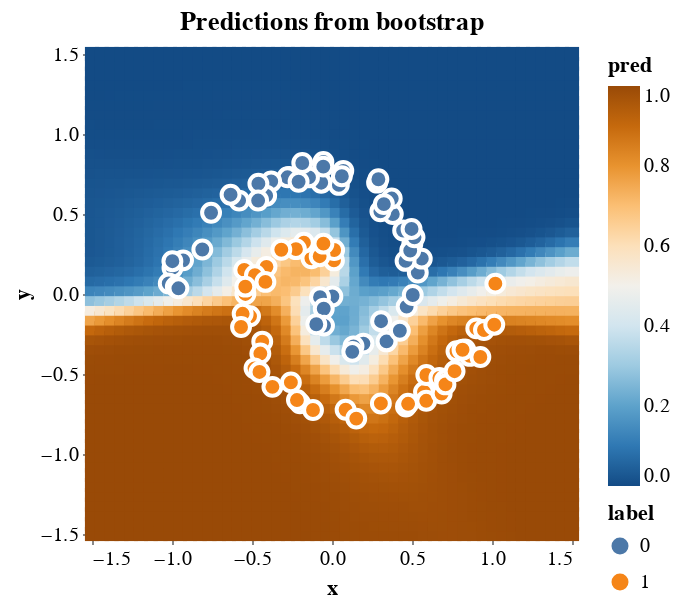

The notebook cell this image was saved under:
### Code cell
# ensemble predictions across our models
batched_probs = jnp.exp(batched_preds)
bootstrapped_probs = jnp.mean(batched_probs, axis=0)

data = {'x': xs[:, 0], 'y': xs[:, 1], 'pred': bootstrapped_probs[:, 1]}
df = pd.DataFrame(data)
ensemble_chart = alt.Chart(df, width=240, height=240, title="Predictions from bootstrap").mark_square(size=50, opacity=1).encode(
    x=spirals_x_axis, 
    y=spirals_y_axis,
    color=alt.Color('pred', scale=alt.Scale(scheme='blueorange', domain=[0, 1])),
)
chart = ensemble_chart + spiral_chart
chart.save('ensemble_mlp_pred.html')
chart

### Figure 1 — Vega-Lite specification as saved in the notebook (floating-point values rounded to 4 significant figures; data arrays with more than 128 entries replaced by an {"elided": "..."} marker saying what was removed)
{"config": {"view": {"continuousWidth": 400, "continuousHeight": 300}}, "layer": [{"data": {"name": "data-a4e691efa28fce17b3892da2fa80c65d"}, "mark": {"type": "square", "opacity": 1, "size": 50}, "encoding": {"color": {"type": "quantitative", "field": "pred", "scale": {"domain": [0, 1], "scheme": "blueorange"}}, "x": {"type": "quantitative", "field": "x", "scale": {"domain": [-1.5, 1.5], "nice": false}}, "y": {"type": "quantitative", "field": "y", "scale": {"domain": [-1.5, 1.5], "nice": false}}}, "height": 240, "title": "Predictions from bootstrap", "width": 240}, {"data": {"name": "data-5fdea6c1eead105d9c5e9da2514b0009"}, "mark": {"type": "circle", "opacity": 1, "size": 80, "stroke": "white"}, "encoding": {"color": {"type": "nominal", "field": "label"}, "x": {"type": "quantitative", "field": "x", "scale": {"domain": [-1.5, 1.5], "nice": false}}, "y": {"type": "quantitative", "field": "y", "scale": {"domain": [-1.5, 1.5], "nice": false}}}, "height": 300, "width": 350}], "$schema": "https://vega.github.io/schema/vega-lite/v4.8.1.json", "datasets": {"data-a4e691efa28fce17b3892da2fa80c65d": {"elided": "2500 records"}, "data-5fdea6c1eead105d9c5e9da2514b0009": [{"x": 0.002378, "y": -0.01577, "label": 0}, {"x": -0.07485, "y": -0.01981, "label": 0}, {"x": -0.05156, "y": -0.0922, "label": 0}, {"x": -0.04986, "y": -0.1976, "label": 0}, {"x": -0.09814, "y": -0.189, "label": 0}, {"x": 0.0122, "y": 0.21, "label": 1}, {"x": 0.01347, "y": 0.275, "label": 1}, {"x": -0.1288, "y": 0.223, "label": 1}, {"x": -0.07715, "y": 0.2363, "label": 1}, {"x": 0.1964, "y": -0.31, "label": 0}, {"x": -0.05356, "y": 0.3146, "label": 1}, {"x": 0.1345, "y": -0.3272, "label": 0}, {"x": -0.1756, "y": 0.3209, "label": 1}, {"x": -0.2253, "y": 0.2804, "label": 1}, {"x": 0.1267, "y": -0.3615, "label": 0}, {"x": -0.3168, "y": 0.2765, "label": 1}, {"x": 0.3067, "y": -0.1701, "label": 0}, {"x": -0.4095, "y": 0.1697, "label": 1}, {"x": 0.3408, "y": -0.2962, "label": 0}, {"x": 0.4665, "y": -0.0786, "label": 0}, {"x": 0.4241, "y": -0.2295, "label": 0}, {"x": -0.5484, "y": 0.1507, "label": 1}, {"x": -0.4816, "y": 0.1175, "label": 1}, {"x": -0.4162, "y": 0.07546, "label": 1}, {"x": 0.5048, "y": -0.006206, "label": 0}, {"x": -0.5412, "y": 0.0002709, "label": 1}, {"x": -0.5418, "y": 0.04577, "label": 1}, {"x": 0.5362, "y": 0.1339, "label": 0}, {"x": 0.5611, "y": 0.2208, "label": 0}, {"x": -0.5123, "y": -0.1393, "label": 1}, {"x": -0.5585, "y": -0.1238, "label": 1}, {"x": -0.5685, "y": -0.2064, "label": 1}, {"x": 0.4598, "y": 0.2069, "label": 0}, {"x": 0.5018, "y": 0.3109, "label": 0}, {"x": -0.436, "y": -0.2974, "label": 1}, {"x": 0.4888, "y": 0.2715, "label": 0}, {"x": 0.5157, "y": 0.3547, "label": 0}, {"x": 0.4447, "y": 0.3967, "label": 0}, {"x": -0.4479, "y": -0.3723, "label": 1}, {"x": -0.4843, "y": -0.4647, "label": 1}, {"x": 0.4972, "y": 0.4066, "label": 0}, {"x": 0.38, "y": 0.4996, "label": 0}, {"x": -0.4533, "y": -0.4871, "label": 1}, {"x": -0.3725, "y": -0.5805, "label": 1}, {"x": 0.3734, "y": 0.5966, "label": 0}, {"x": 0.3023, "y": 0.5173, "label": 0}, {"x": 0.3242, "y": 0.562, "label": 0}, {"x": -0.257, "y": -0.5524, "label": 1}, {"x": 0.2817, "y": 0.6958, "label": 0}, {"x": 0.2899, "y": 0.7171, "label": 0}, {"x": -0.2001, "y": -0.6831, "label": 1}, {"x": -0.2191, "y": -0.6629, "label": 1}, {"x": 0.07056, "y": 0.7696, "label": 0}, {"x": 0.0428, "y": 0.6818, "label": 0}, {"x": -0.1187, "y": -0.7251, "label": 1}, {"x": 0.06157, "y": 0.7361, "label": 0}, {"x": -0.06746, "y": 0.6957, "label": 0}, {"x": -0.05375, "y": 0.8248, "label": 0}, {"x": -0.05446, "y": 0.7961, "label": 0}, {"x": 0.08508, "y": -0.7235, "label": 1}, {"x": -0.1439, "y": 0.7287, "label": 0}, {"x": 0.1517, "y": -0.7787, "label": 1}, {"x": -0.1858, "y": 0.8188, "label": 0}, {"x": -0.2667, "y": 0.7315, "label": 0}, {"x": -0.278, "y": 0.7294, "label": 0}, {"x": -0.2088, "y": 0.7018, "label": 0}, {"x": 0.3055, "y": -0.684, "label": 1}, {"x": -0.38, "y": 0.7038, "label": 0}, {"x": 0.4623, "y": -0.7037, "label": 1}, {"x": -0.4115, "y": 0.6143, "label": 0}, {"x": -0.4601, "y": 0.6895, "label": 0}, {"x": -0.4617, "y": 0.584, "label": 0}, {"x": 0.4757, "y": -0.6862, "label": 1}, {"x": -0.5805, "y": 0.5837, "label": 0}, {"x": 0.575, "y": -0.6117, "label": 1}, {"x": 0.5888, "y": -0.6674, "label": 1}, {"x": -0.634, "y": 0.6206, "label": 0}, {"x": 0.5896, "y": -0.5062, "label": 1}, {"x": 0.6852, "y": -0.622, "label": 1}, {"x": 0.6711, "y": -0.5249, "label": 1}, {"x": 0.7061, "y": -0.5407, "label": 1}, {"x": 0.7091, "y": -0.565, "label": 1}, {"x": -0.7558, "y": 0.5077, "label": 0}, {"x": 0.7661, "y": -0.4826, "label": 1}, {"x": 0.778, "y": -0.3581, "label": 1}, {"x": 0.8319, "y": -0.3471, "label": 1}, {"x": 0.861, "y": -0.3868, "label": 1}, {"x": 0.8159, "y": -0.3484, "label": 1}, {"x": -0.8106, "y": 0.2783, "label": 0}, {"x": 0.9272, "y": -0.3939, "label": 1}, {"x": 0.9017, "y": -0.2149, "label": 1}, {"x": -0.9309, "y": 0.2104, "label": 0}, {"x": 0.9499, "y": -0.2251, "label": 1}, {"x": -0.9969, "y": 0.1631, "label": 0}, {"x": 1.014, "y": -0.1918, "label": 1}, {"x": -0.9976, "y": 0.205, "label": 0}, {"x": -1.02, "y": 0.06625, "label": 0}, {"x": -0.9759, "y": 0.04489, "label": 0}, {"x": -0.9599, "y": 0.03557, "label": 0}, {"x": 1.021, "y": 0.06484, "label": 1}]}}
